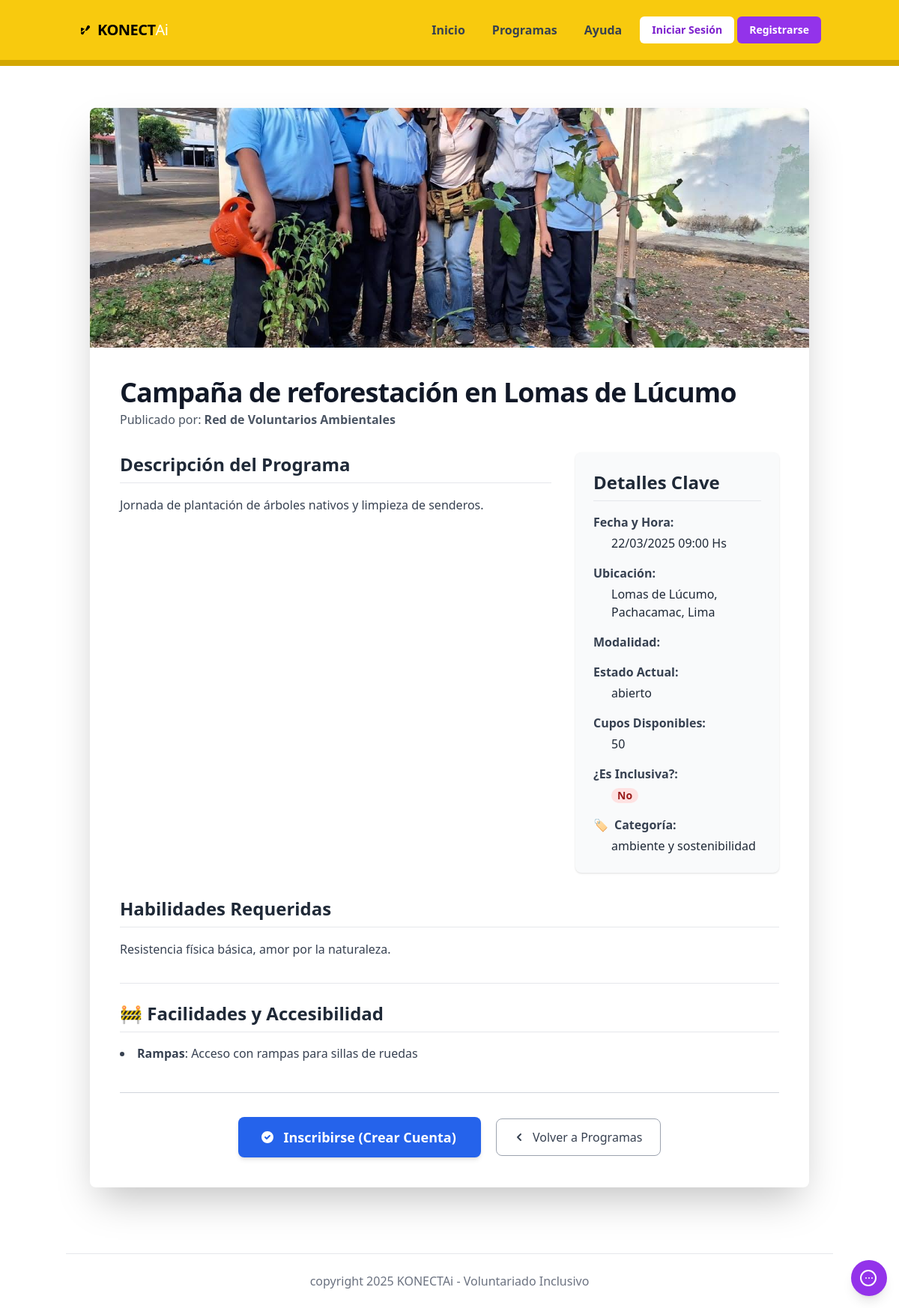
Screenshot of /program/3 with the database file from the repository.
### model/models.py (models this page shows)
class Actividades(db.Model):
    __tablename__ = 'actividades'
    id_actividad = db.Column(db.Integer, primary_key=True, autoincrement=True)
    nombre = db.Column(db.String(255))
    descripcion = db.Column(db.Text)
    fecha_actividad = db.Column(db.DateTime)
    ubicacion = db.Column(db.String(255))
    tipo = db.Column(db.Enum('presencial', 'virtual', name='tipo_actividad_enum'))
    habilidades_requeridas = db.Column(db.Text)
    es_inclusiva = db.Column(db.Boolean, default=False)
    cupo_maximo = db.Column(db.Integer)
    estado = db.Column(db.Enum(EstadoActividad, name='estado_actividad_enum', values_callable=lambda x: [e.value for e in x]), default=EstadoActividad.ABIERTO)
    imagen = db.Column(db.String(255))
    compatibilidad = db.Column(db.DECIMAL(5, 2))
    etiqueta = db.Column(db.String(100))
    id_organizacion = db.Column(db.Integer, ForeignKey('organizaciones.id_organizacion'))
    organizacion = relationship("Organizaciones", back_populates="actividades")
    discapacidades = relationship("Discapacidades", secondary=actividad_discapacidad_table, back_populates="actividades")
    facilidades = relationship("Facilidad", secondary=actividad_facilidad_table, back_populates="actividades")
    auditoria_actividad = relationship("AuditoriaActividad", back_populates="actividad")
    inscripciones = relationship("Inscripciones", back_populates="actividad")

class Organizaciones(db.Model):
    __tablename__ = 'organizaciones'
    id_organizacion = db.Column(db.Integer, primary_key=True, autoincrement=True)
    nombre_org = db.Column(db.String(255), unique=True, nullable=False)
    descripcion_org = db.Column(db.Text)
    direccion_fisica = db.Column(db.String(255))
    logo = db.Column(db.Text)
    fecha_registro = db.Column(db.DateTime, default=datetime.utcnow)
    usuarios = relationship("Usuarios", secondary=usuario_organizacion_table, back_populates="organizaciones")
    actividades = relationship("Actividades", back_populates="organizacion")

class Facilidad(db.Model):
    __tablename__ = 'facilidad'
    id_facilidad = db.Column(db.Integer, primary_key=True, autoincrement=True)
    nombre_facilidad = db.Column(db.String(255), unique=True, nullable=False)
    descripcion = db.Column(db.String(255))
    actividades = relationship("Actividades", secondary=actividad_facilidad_table, back_populates="facilidades")

### controller/program_controller.py (the view, shortened to what this page needs)
@program_bp.route('/<int:program_id>')
def view_program_detail(program_id):
    program = Actividades.query.options(
        joinedload(Actividades.discapacidades),
        joinedload(Actividades.facilidades),
        joinedload(Actividades.organizacion) # Asegurar que la organización también se carga si es necesario
    ).get(program_id)
    if not program:
        flash('Programa no encontrado.', 'danger')
        return redirect(url_for('main.programs')) # Redirigir si no se encuentra
    compatibility_score_detail = None
    return render_template('program_detail.html', program=program, title=program.nombre, compatibility_score_detail=compatibility_score_detail)

### main.py (called while the page is built, shortened)
@app.context_processor
def inject_notifications():
    return dict(unread_notifications_count=0, recent_unread_notifications=[])

### view/templates/program_detail.html (shortened to what this page needs)
{% extends "base.html" %}
{% set nav_bg = "bg-hr-programa" %}
{% set border_color = "border-cl-programa" %}
{% block content %}
<div class="container mx-auto px-4 py-8">
    <div class="bg-white shadow-2xl rounded-lg overflow-hidden">
        <div class="w-full h-80 bg-gray-300">
            {% if program.imagen %}
                <img src="{{ url_for('static', filename='imagenes/' + program.imagen) }}" alt="{{ program.nombre }}" class="w-full h-full object-cover">
            {% endif %}
        </div>
        <div class="p-8 md:p-10">
            <h1 class="text-4xl font-extrabold text-gray-900 mb-1 tracking-tight">{{ program.nombre }}</h1>
            <p class="text-base text-gray-600 mb-2">Publicado por: <span class="font-semibold">{{ program.organizacion.nombre_org if program.organizacion else 'Organización no especificada' }}</span></p>
            <div class="grid grid-cols-1 lg:grid-cols-3 gap-8 mt-8 mb-8">
                <div class="lg:col-span-2">
                    <h2 class="text-2xl font-bold text-gray-800 mb-4 border-b pb-2">Descripción del Programa</h2>
                    <p class="text-gray-700 whitespace-pre-wrap leading-relaxed prose max-w-none">{{ program.descripcion if program.descripcion else 'No hay descripción detallada disponible.' }}</p>
                </div>
                <div class="bg-gray-50 p-6 rounded-lg shadow">
                    <h2 class="text-2xl font-bold text-gray-800 mb-4 border-b pb-2">Detalles Clave</h2>
                    <dl class="space-y-4">
                        <div>
                            <dt class="font-semibold text-gray-700">Fecha y Hora:</dt>
                            <dd class="mt-1 text-gray-800 pl-6">{{ program.fecha_actividad.strftime('%d/%m/%Y %H:%M Hs') if program.fecha_actividad else 'No especificada' }}</dd>
                        </div>
                        <div>
                            <dt class="font-semibold text-gray-700">Ubicación:</dt>
                            <dd class="mt-1 text-gray-800 pl-6">{{ program.ubicacion if program.ubicacion else 'No especificada' }}</dd>
                        </div>
                        <div>
                            <dt class="font-semibold text-gray-700">Modalidad:</dt>
                        </div>
                        <div>
                            <dt class="font-semibold text-gray-700">Estado Actual:</dt>
                            <dd class="mt-1 text-gray-800 pl-6">{{ program.estado.value if program.estado else 'No especificado' }}</dd>
                        </div>
                        <div>
                            <dt class="font-semibold text-gray-700">Cupos Disponibles:</dt>
                            <dd class="mt-1 text-gray-800 pl-6">{{ program.cupo_maximo if program.cupo_maximo is not none else 'Ilimitados' }}</dd>
                        </div>
                        <div>
                            <dt class="font-semibold text-gray-700">¿Es Inclusiva?:</dt>
                            <dd class="mt-1 text-gray-800 pl-6">
                                {% if program.es_inclusiva %}
                                    <span class="px-2 inline-flex text-sm leading-5 font-semibold rounded-full bg-green-100 text-green-800">Sí</span>
                                    {% if program.discapacidades %}
                                        <ul class="list-disc list-inside ml-2 mt-2 text-base space-y-1">
                                        {% for disc in program.discapacidades %}
                                            <li class="text-gray-700">{{ disc.nombre.value }}</li>
                                        {% endfor %}
                                        </ul>
                                    {% else %}
                                     <p class="text-sm text-gray-500 mt-1">Detalles específicos de inclusión no provistos.</p>
                                    {% endif %}
                                {% else %}
                                    <span class="px-2 inline-flex text-sm leading-5 font-semibold rounded-full bg-red-100 text-red-800">No</span>
                                {% endif %}
                            </dd>
                        </div>
                        {% if program.etiqueta %}
                        <div>
                            <dt class="font-semibold text-gray-700 flex items-center"><span class="mr-2 text-purple-600">🏷️</span>Categoría:</dt>
                            <dd class="mt-1 text-gray-800 pl-6">{{ program.etiqueta }}</dd>
                        </div>
                        {% endif %}
                    </dl>
                </div>
            </div>
            {% if program.habilidades_requeridas %}
            <div class="mb-8">
                <h2 class="text-2xl font-bold text-gray-800 mb-4 border-b pb-2">Habilidades Requeridas</h2>
                <p class="text-gray-700 whitespace-pre-wrap leading-relaxed prose max-w-none">{{ program.habilidades_requeridas }}</p>
            </div>
            {% endif %}
            {% if program.facilidades %}
            <div class="mb-8 pt-6 border-t border-gray-200">
                <h2 class="text-2xl font-bold text-gray-800 mb-4 border-b pb-2">🚧 Facilidades y Accesibilidad</h2>
                <ul class="list-disc list-inside text-gray-700 space-y-2 prose max-w-none">
                    {% for fac in program.facilidades %}
                    <li><strong>{{ fac.nombre_facilidad }}</strong>{% if fac.descripcion %}: {{ fac.descripcion }}{% endif %}</li>
                    {% endfor %}
                </ul>
            </div>
            {% endif %}
            <div class="mt-10 pt-8 border-t border-gray-300 text-center">
                {% if current_user.is_authenticated %}
                    {% if current_user.perfil == 'voluntario' %}
                        <form method="POST" action="{{ url_for('program.enroll_program', program_id=program.id_actividad) }}" class="inline-block">
                            <button type="submit" class="inline-flex items-center justify-center px-8 py-3 border border-transparent text-lg font-semibold rounded-lg shadow-md text-white bg-green-600 hover:bg-green-700 focus:outline-none focus:ring-2 focus:ring-offset-2 focus:ring-green-500 transition-all duration-150 ease-in-out transform hover:scale-105">
                                <svg class="-ml-1 mr-3 h-5 w-5" fill="currentColor" viewBox="0 0 20 20" xmlns="http://www.w3.org/2000/svg"><path fill-rule="evenodd" d="M10 18a8 8 0 100-16 8 8 0 000 16zm3.707-9.293a1 1 0 00-1.414-1.414L9 10.586 7.707 9.293a1 1 0 00-1.414 1.414l2 2a1 1 0 001.414 0l4-4z" clip-rule="evenodd"></path></svg>
                                Inscribirse a este Programa
                            </button>
                        </form>
                    {% else %}
                        <button type="button" class="inline-flex items-center justify-center px-8 py-3 border border-transparent text-lg font-semibold rounded-lg text-gray-500 bg-gray-300 cursor-not-allowed shadow-md" disabled>
                            <svg class="-ml-1 mr-3 h-5 w-5" fill="currentColor" viewBox="0 0 20 20" xmlns="http://www.w3.org/2000/svg"><path fill-rule="evenodd" d="M10 18a8 8 0 100-16 8 8 0 000 16zm3.707-9.293a1 1 0 00-1.414-1.414L9 10.586 7.707 9.293a1 1 0 00-1.414 1.414l2 2a1 1 0 001.414 0l4-4z" clip-rule="evenodd"></path></svg>
                            Solo voluntarios pueden inscribirse
                        </button>
                    {% endif %}
                {% else %}
                    <a href="{{ url_for('auth.register') }}" onclick="alert('Por favor, créate una cuenta para inscribirte');" class="inline-flex items-center justify-center px-8 py-3 border border-transparent text-lg font-semibold rounded-lg shadow-md text-white bg-blue-600 hover:bg-blue-700 focus:outline-none focus:ring-2 focus:ring-offset-2 focus:ring-blue-500 transition-all duration-150 ease-in-out transform hover:scale-105">
                        <svg class="-ml-1 mr-3 h-5 w-5" fill="currentColor" viewBox="0 0 20 20" xmlns="http://www.w3.org/2000/svg"><path fill-rule="evenodd" d="M10 18a8 8 0 100-16 8 8 0 000 16zm3.707-9.293a1 1 0 00-1.414-1.414L9 10.586 7.707 9.293a1 1 0 00-1.414 1.414l2 2a1 1 0 001.414 0l4-4z" clip-rule="evenodd"></path></svg>
                        Inscribirse (Crear Cuenta)
                    </a>
                {% endif %}
                <a href="{{ url_for('main.programs') }}" class="mt-4 md:mt-0 md:ml-4 inline-flex items-center justify-center px-6 py-3 border border-gray-400 text-base font-medium rounded-lg text-gray-700 bg-white hover:bg-gray-100 focus:outline-none focus:ring-2 focus:ring-offset-2 focus:ring-purple-500 transition-all duration-150 ease-in-out">
                    <svg class="-ml-1 mr-2 h-5 w-5" fill="currentColor" viewBox="0 0 20 20" xmlns="http://www.w3.org/2000/svg"><path fill-rule="evenodd" d="M12.707 5.293a1 1 0 010 1.414L9.414 10l3.293 3.293a1 1 0 01-1.414 1.414l-4-4a1 1 0 010-1.414l4-4a1 1 0 011.414 0z" clip-rule="evenodd"></path></svg>
                    Volver a Programas
                </a>
            </div>
        </div>
    </div>
</div>
{% endblock %}

### rows the page displays
Actividades: imagen (picture), nombre "Campaña de reforestación en Lomas de Lúcumo", descripcion "Jornada de plantación de árboles nativos y limpieza de senderos.", fecha_actividad "22/03/2025 09:00 Hs", ubicacion "Lomas de Lúcumo, Pachacamac, Lima", estado "abierto", cupo_maximo "50", etiqueta "ambiente y sostenibilidad", habilidades_requeridas "Resistencia física básica, amor por la naturaleza."
Organizaciones: organizacion "Red de Voluntarios Ambientales"
Facilidad: nombre_facilidad "Rampas", descripcion "Acceso con rampas para sillas de ruedas"
